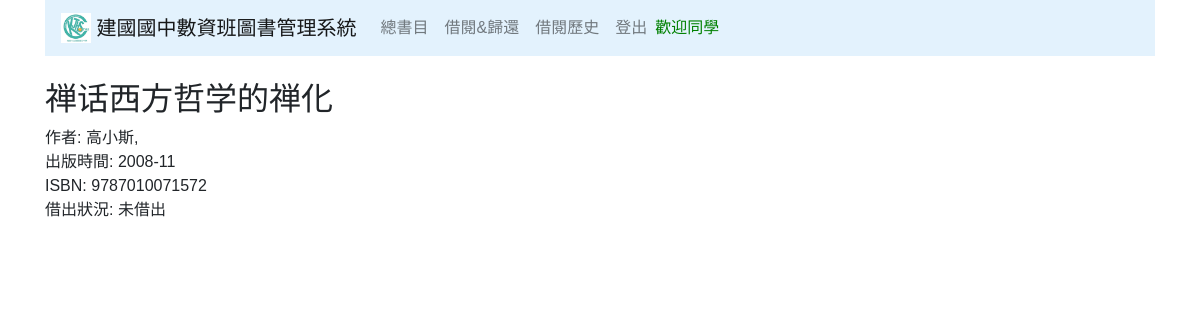
Page /book/38/ (signed in) on the committed database.
### main/models.py (models this page shows, shortened)
class Books(models.Model):
    book_title = models.CharField(blank=True, null=True, max_length=200)
    book_author = models.CharField(blank=True, null=True, max_length=200)
    book_pubtime = models.CharField(blank=True, null=True, max_length=20)
    book_isbn = models.CharField(blank=True, null=True, max_length=13)
    book_borrowid = models.CharField(blank=True, default='', max_length=5)
    book_borrowname = models.CharField(blank=True, default='', max_length=5)
    book_barcode = models.CharField(blank=True, default='', max_length=5)

### main/views.py (the view)
# urls.py: path('<int:books_id>/', views.detail, name='detail'),
def detail(request, books_id):
    book = get_object_or_404(Books, pk=books_id)  # use book_id as a url
    return render(request, 'main/detail.html', {'book': book})  # return a dict contain book's date

### main/templates/main/detail.html
{% extends "main/base.html" %}
{% block content %}
<h2>{{ book.book_title }}</h2>
	作者: {{book.book_author}}<br>
	出版時間: {{book.book_pubtime}}<br>
	ISBN: {{book.book_isbn}}<br>
{% if book.book_borrowid %}
	借出狀況: {{book.book_borrowid}}
{% else %}
	借出狀況: 未借出
{% endif %}
{% endblock content %}

### rows in the picture
Books: book_title "禅话西方哲学的禅化", book_author "高小斯,", book_pubtime "2008-11", book_isbn "9787010071572"
